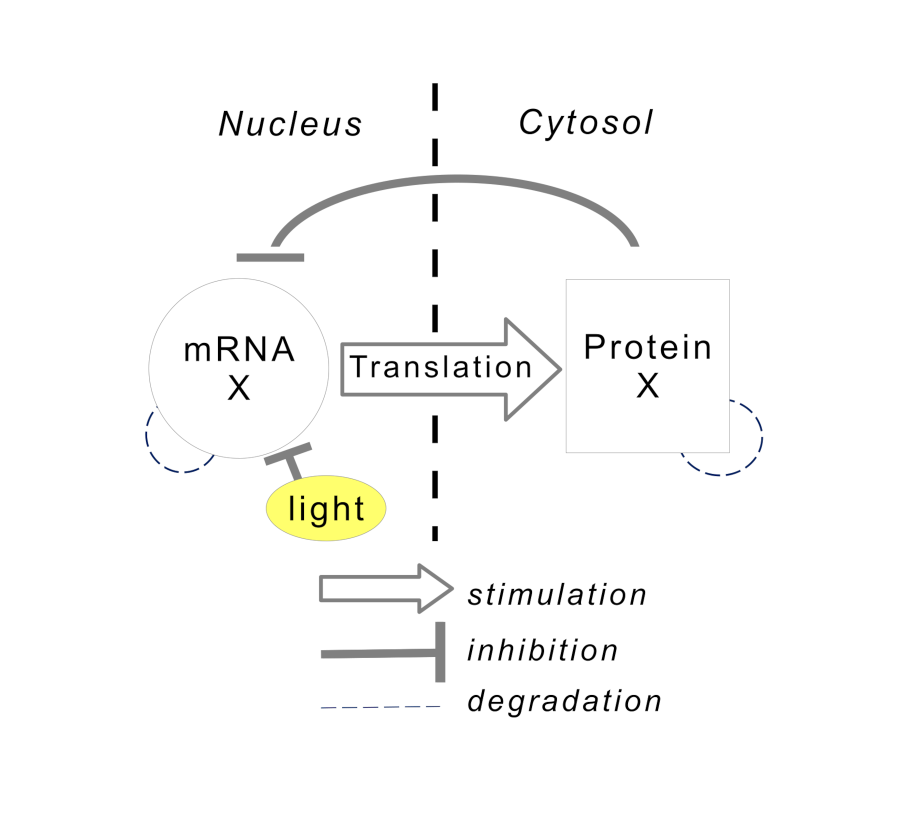
#> input picture Figure 4/model-diagram-with-light.jpeg, 1800 x 1650 px (shown at 1/2 size)
$ jupyter execute --allow-errors Figure4.ipynb   (shell and % lines are left out)   (older library calls are emulated)
#> lines starting #> are read from the running program, lines starting #| are printed output that depends on the picture
## Import needed libraries and declare function which plots bifurcation diagrams using file data

[cell 1]
# Import all relevant libraries

import pandas as pd
import numpy as np
import matplotlib as plt
from scipy.integrate import odeint
from pylab import *
from scipy import signal
from scipy.signal import argrelextrema

def plot_bif_diagram(filename, direction):
    # Export data from the file
    df = pd.read_csv(filename, sep="\s+",header=None, names = ['x', 'y1', 'y2', 'stable', 'periodic', 'junk'])
    df.drop(columns = ['junk'], inplace = True)

    # Extract periodic branch
    periodic_branch = df[(df['periodic'] == 2)]

    # Extract bifurcation points and saveonly
    bifurcation_point = df[(df['stable']== 4)]
    #plt.plot(bifurcation_point.x, bifurcation_point.y2, '*k', ms = 10)

    # Extract non-periodic soulution,
    non_periodic_branch = df[(df['periodic']== 1)]

    # Separate unstable and stable branch using x-coordinates of bifurcation point
    break_point = bifurcation_point.x.iloc[0]

    # Separate stable and unstable portion of non-periodic branch using break point.
    if direction == 'backward':
        break_index     = non_periodic_branch.index[non_periodic_branch.x <=break_point][-1]
        unstable_branch = non_periodic_branch.iloc[ break_index-1: ]
        stable_branch   = non_periodic_branch.iloc[:break_index    ]
    else:
        if direction == 'forward':
            break_index     = non_periodic_branch.index[non_periodic_branch.x >=break_point][0]
            stable_branch   = non_periodic_branch.iloc[:break_index    ]
            unstable_branch = non_periodic_branch.iloc[ break_index-1: ]
        else:
            sys.exit('incorrect diagram direction')

    # Plot all braches
    plt.figure()
    plt.plot(  stable_branch.x,   stable_branch.y1, 'k', lw =3)
    plt.plot(unstable_branch.x, unstable_branch.y1, 'k', lw =0.5)
    plt.plot(periodic_branch.x, periodic_branch.y2, ':k')
    plt.plot(periodic_branch.x, periodic_branch.y1, ':k')
    return

## Plot/save bifurcation diagram for mRNA concentration vs light amplitude for strong oscillator, including 'C' label

#> (a cell that did not finish here is left out)

## Plot/save bifurcation diagram for mRNA concentration vs light amplitude for weak oscillator, including 'D' label

#> (a cell that did not finish here is left out)


plt.xlabel('Light amplitude (hr$^{-1})$',fontsize=20)
plt.ylabel('[M] (nM)',fontsize=20)

plt.yticks(ticks=(0,2,4,6,8),fontsize=16)
plt.ylim(0,8)
plt.xlim(0.01,2)
plt.xscale("log")

plt.text(0.05,7.5,'Low',color='b',fontsize=14)
plt.text(0.15,7.5,'High',color='r',fontsize=14)
plt.plot((0.05, 0.05), (7, 0), 'b')
plt.plot((0.15, 0.15), (7, 0), 'r')

plt.text(0.01,9,'D', fontsize=20, weight="bold")
plt.gca().spines['right'].set_color('none')
plt.gca().spines['top'].set_color('none')

plt.tight_layout()
plt.savefig('Weak_osc_bifurc.jpeg',dpi=300)

## Plot mRNA concentration oscillations affected by different const light amplitudes for strong oscillator

[cell 4]
# -*- coding: utf-8 -*-
"""
Created on Thu Jan 30 11:33:19 2020

@author: ntopo
"""

"""
Model of circadian oscillator with entraiment
"""
import numpy as np
import matplotlib as plt
from scipy.integrate import odeint
from pylab import *
from scipy import signal
from scipy.signal import argrelextrema

#---------------------------------------------------------------------------------------------
#    Increasing hill function
#---------------------------------------------------------------------------------------------
def hill_up(x, k, n):
    h = np.power(x,n)/(np.power(k,n) + np.power(x,n))
    return h

#---------------------------------------------------------------------------------------------
#    Decreasing hill function
#---------------------------------------------------------------------------------------------
def hill_down(x, k, n):
    h = np.power(k,n)/(np.power(k,n) + np.power(x,n))
    return h

#---------------------------------------------------------------------------------------------
#    Generage a squate function of time series t with given period and amplitude
#---------------------------------------------------------------------------------------------
def square_wave(t, period, amp):
    wave = amp*signal.square(2 * np.pi * t/period)+amp
    return wave

#---------------------------------------------------------------------------------------------
#    Function defining differential equation for the model
#---------------------------------------------------------------------------------------------
def df(y, t):
    #assign input vector,y to variables of the model
    M  = y[0]
    PC = y[1]
    PN = y[2]

    # mRNA expression
    #dM =  vs*hill_down(PN, KI, 4) - vm*hill_up(M, Km, 1) - square_wave(t, light_period, light_amp)*M
    dM =  vs*hill_down(PN, KI, 4) - vm*hill_up(M, Km, 1) - light_amp*M
    # Protein concentration, PC - celllular, PN - nuclear
    dPC =   ks*M + k2*PN - k1*PC    - vd*hill_up(PC, Kd, 1)
    dPN =        - k2*PN + k1*PC
    # output right-hand side of differetial equations
    return [dM, dPC, dPN]

#---------------------------------------------------------------------------------------------
#    Find location and amplitude of peaks in a variable v with given timeline t
#---------------------------------------------------------------------------------------------
def find_peaks(t,v):
    # convert vontage trace into array
    v_array = np.array(v, dtype=np.float)
    # Find indices of local max(spikes)
    locs_max = argrelextrema(v_array, np.greater, order=2)[0]
    # Record spike times and max voltages in a dataframe
    peak_times = t[locs_max]
    peak_amp   = v[locs_max]
    return(peak_times, peak_amp)

#---------------------------------------------------------------------------------------------
#    Plot all variable of the model for the last plotting_time hours
#    Each plot is labeled by information in list names
#---------------------------------------------------------------------------------------------
def plot_non_transients(soln,dt, names, plotting_time, var_label):
    # Make time array for plotting
    t  = np.arange(0,plotting_time, dt)
    n_ind = len(t)
    n_subplots = len(variable_names)
    # For each variable in names list, plot last n_ind values versus time
    for i in range(0,n_subplots):
        variable = soln[-n_ind:,i]
        if (i==0):
            [p_times, p_amps] = find_peaks(t,variable)
    return p_times
#---------------------------------------------------------------------------------------------
#    Parameters of the model
#---------------------------------------------------------------------------------------------
vs = 1.6; vm = 0.505; Km = 0.5
KI = 1.0; ks = 0.2; vd = 1.4
Kd = 0.13; k1 = 0.5; k2 = 0.6
vs=1.6
light_amp = 1.0


#---------------------------------------------------------------------------------------------
#   Initial conditions
#---------------------------------------------------------------------------------------------
M0  = 0.89009363
PC0 = 0.83699889
PN0 = 1.25723695
y0= [2.15404051, 3.19312247, 3.11948775]

# Choose variable names for plotting
#variable_names = ['mRNA', 'Cytosol protein', 'Nuclear Protein']
variable_names = ['mRNA', 'PC', 'PN']

#---------------------------------------------------------------------------------------------
#   Run the simulation of the model
#---------------------------------------------------------------------------------------------
# Choose total time of simulation, T
T = 3000.
# Chose time step
dt=0.05
# Make a time grid for the simulation
nsteps=int(T/dt)
t  = np.linspace(0, T, nsteps)
# Chose number of simulation hours(last) which will be plotted
plotting_T = 72
t1  = np.arange(0,plotting_T, dt)
n_ind1 = len(t1)
ks = 0.3625  #period of 24 hr for strong oscillator
#light_amp_list = [0.00,0.05,0.15]
#color_list = ['k','b','r']
light_amp_list = [0.05,0.15]
color_list = ['b','r']
plt.figure(figsize = (6, 5))
for i in range(0,len(light_amp_list)):
    light_amp = light_amp_list[i]
    curr_color = color_list[i]
    # Solve DE for the model and plot the solution
    soln = odeint(df, y0, t)
    mrna = soln[-n_ind1:,0]
    plt.plot(t1,mrna,curr_color)
plt.ylabel('[M] (nM)',fontsize=20)
plt.xlabel('Time (hr)',fontsize=20)
plt.xticks(fontsize=16)
plt.yticks(ticks=(2,4,6,8),fontsize=16)
plt.ylim(0,8)
plt.gca().spines['right'].set_color('none')
plt.gca().spines['top'].set_color('none')
plt.tight_layout()
filename = 'strong-osc-in-const-light-traces.jpeg'
plt.savefig(filename,dpi=300)
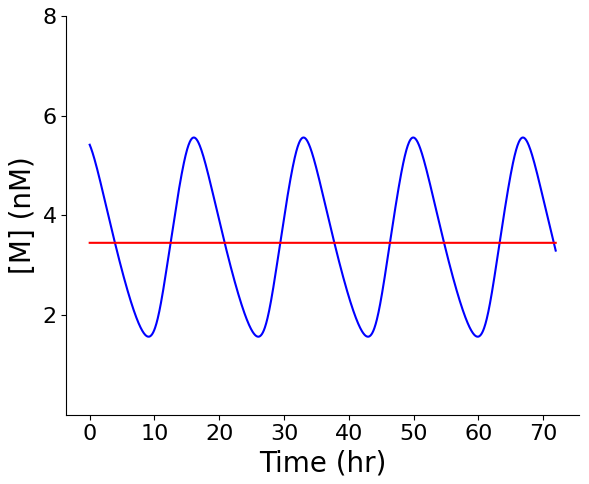
#> figure drawn by matplotlib, 1 panel; curve peaks at x = 49.95, y = 5.56
plt.show()

## Add 'A' label to model diagram including light degradation

[cell 5]
from PIL import Image
from PIL import ImageFont
from PIL import ImageDraw

mimage = Image.open('model-diagram-with-light.jpeg')
#> mimage is the input picture: PIL image 1800x1650 RGB; mean R, G, B 250, 250, 249

draw = ImageDraw.Draw(mimage)
font = ImageFont.truetype('arialbd', 82)
draw.text((37, 25),"A",fill = 'black', font = font)
mimage.save('model-diagram-with-light-A.jpeg')

## Add 'B' label to constant light traces panel

[cell 6]
from PIL import Image
from PIL import ImageFont
from PIL import ImageDraw

mimage = Image.open('strong-osc-in-const-light-traces.jpeg')
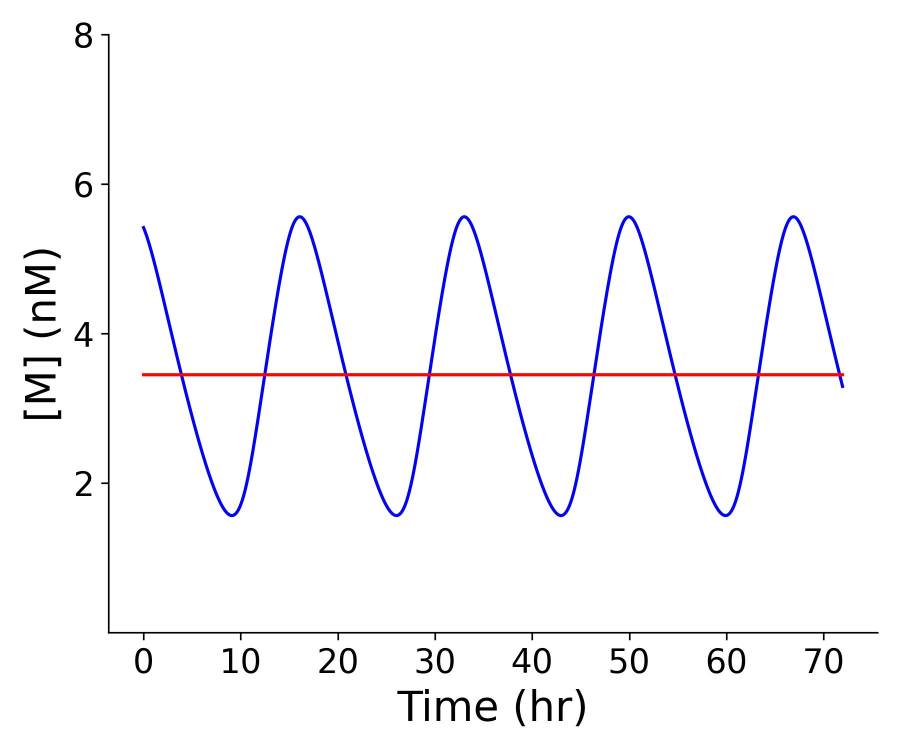
#> mimage: PIL image 1800x1500 RGB (shown at 1/2 size); mean R, G, B 248.4, 247.7, 250.4

draw = ImageDraw.Draw(mimage)
font = ImageFont.truetype('arialbd', 82)
draw.text((37, 25),"B",fill = 'black', font = font)
mimage.save('strong-osc-in-const-light-traces-B.jpeg')

## Merge model diagram and const light traces into Figure 4 top panel

[cell 7]
from PIL import Image
from PIL import ImageFont
from PIL import ImageDraw
import numpy as np

images1 = [Image.open(x) for x in ['model-diagram-with-light-A.jpeg','strong-osc-in-const-light-traces-B.jpeg']]
#> images1 = 2 items
widths1, heights1 = zip(*(i.size for i in images1))
#> widths1 = (1800, 1800); heights1 = (1650, 1500)

avg_width1 = int(np.average(widths1))
#> avg_width1 = 1800
avg_height1 = int(np.average(heights1))
#> avg_height1 = 1575

print(avg_width1, avg_height1)
#| 1800 1575

new_im = Image.new('RGB', (avg_width1*len(widths1), avg_height1))
#> new_im: PIL image 3600x1575 RGB; every value is 0

x_offset = 0
for i in range(len(images1)):
    im2 = images1[i].resize((avg_width1,avg_height1))
    new_im.paste(im2, (x_offset,0))
    x_offset += avg_width1
#> this loop made 2 passes
#> x_offset on passes 1 to 2: 1800, 3600
#> pass 1, `im2 = images1[i].resize((avg_width1,avg_height1))`:
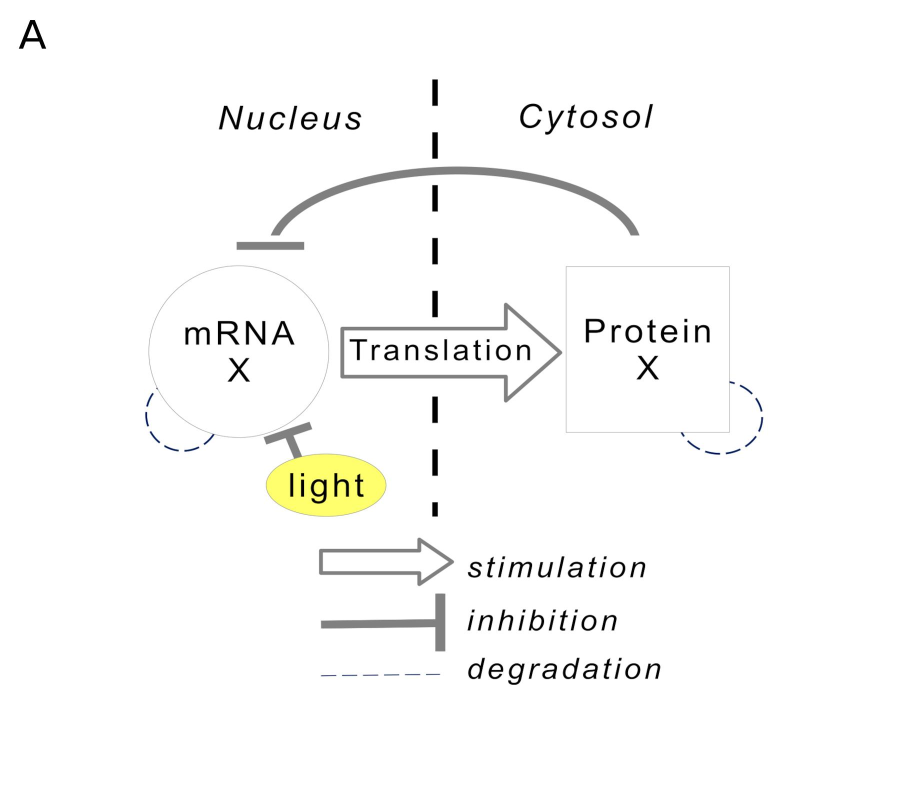
#> im2: PIL image 1800x1575 RGB (shown at 1/2 size); mean R, G, B 249.9, 249.9, 248.8
#> pass 2, `im2 = images1[i].resize((avg_width1,avg_height1))`:
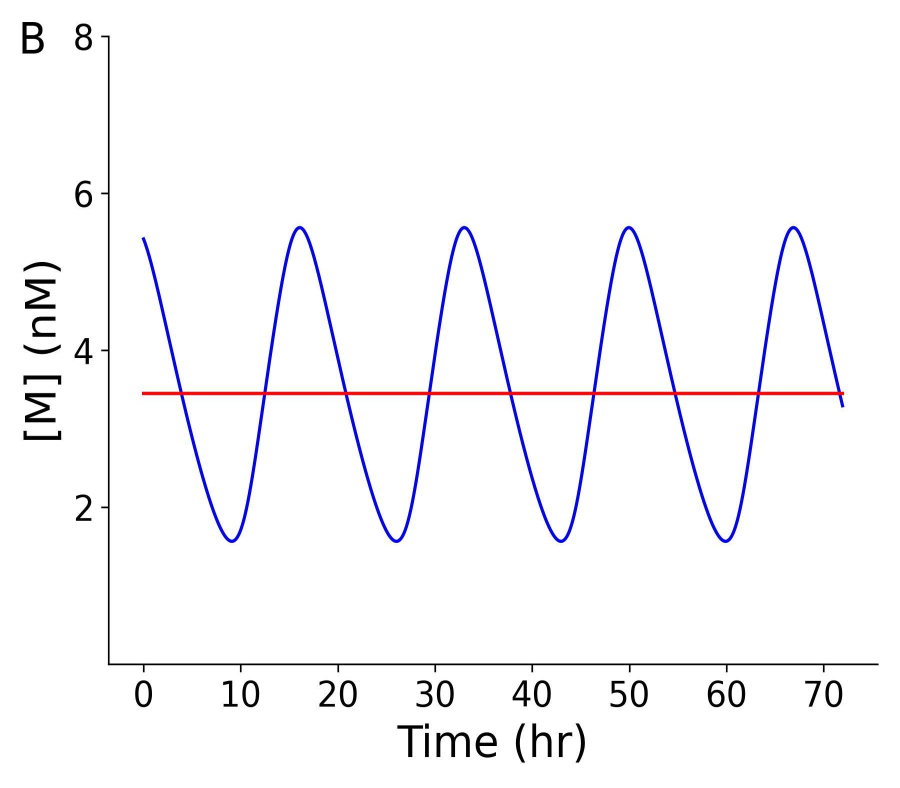
#> im2: PIL image 1800x1575 RGB (shown at 1/2 size); mean R, G, B 248.2, 247.5, 250
#> after the loop:
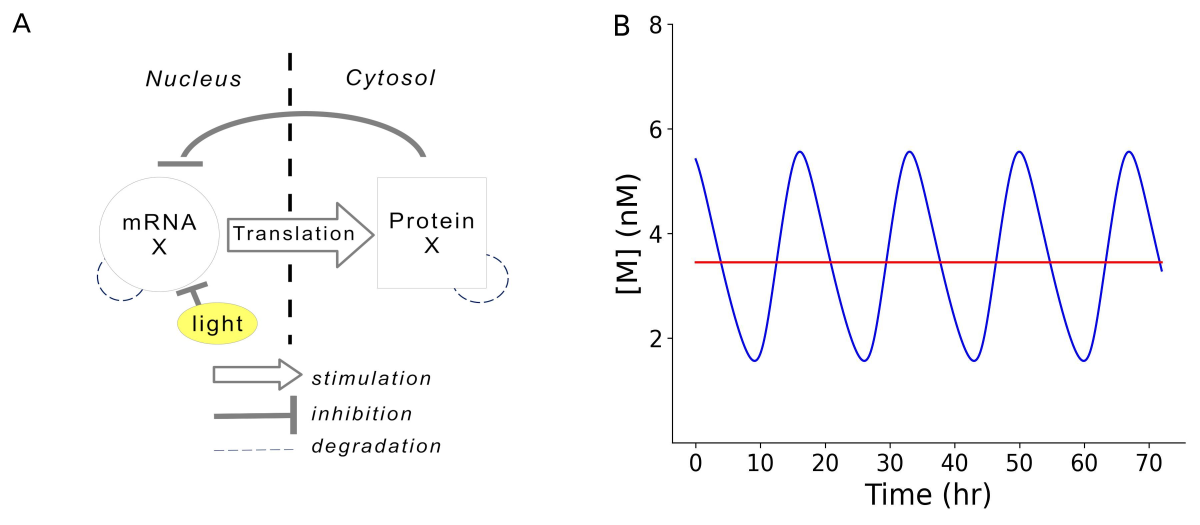
#> new_im: PIL image 3600x1575 RGB (shown at 1/3 size); mean R, G, B 249.1, 248.7, 249.4
#> after the loop, x_offset = 3600

new_im.save('Figure4-top.jpeg')
